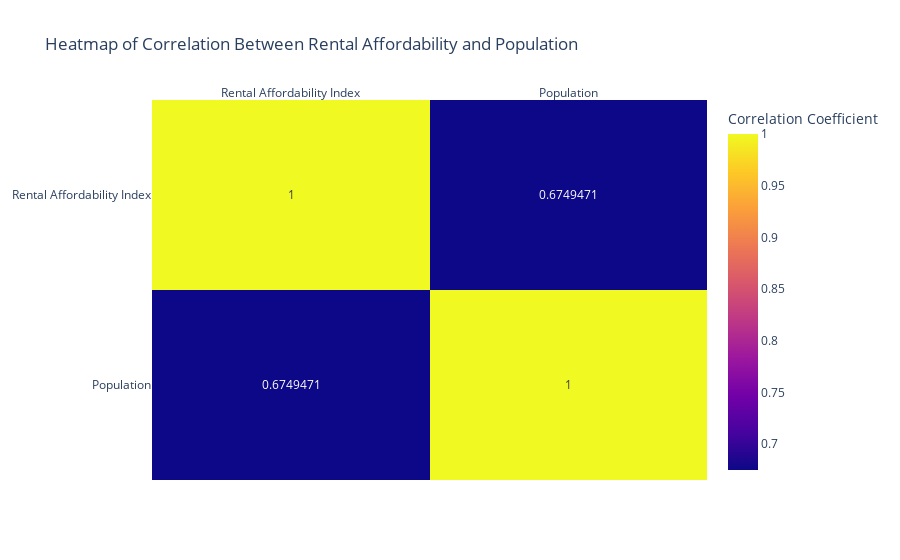
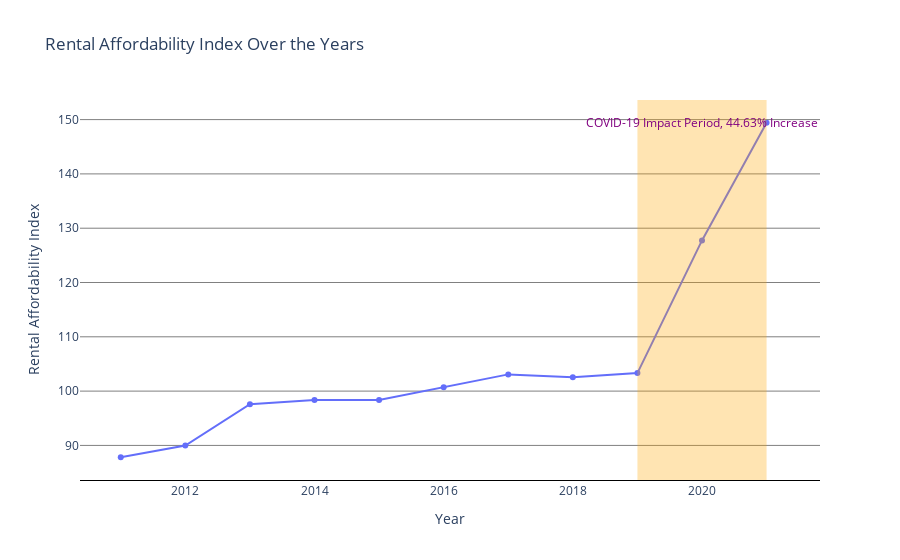

Notebook cell for these charts, in order:
### Code cell
# Calculate Correlation Matrix
corr_matrix = analysis_df[['rental_affordability_index', 'population']].corr()

# Heatmap Visualization of Correlation
fig1 = px.imshow(corr_matrix, text_auto=True, aspect="auto", labels=dict(color="Correlation Coefficient"),
                 x=['Rental Affordability Index', 'Population'],
                 y=['Rental Affordability Index', 'Population'],
                 title='Heatmap of Correlation Between Rental Affordability and Population')
fig1.update_xaxes(side="top")

# Trend Visualization of Rental Affordability Index Over the Years
fig2 = px.line(analysis_df, x='year', y='rental_affordability_index', markers=True, title='Rental Affordability Index Over the Years', labels={'rental_affordability_index': 'Rental Affordability Index', 'year': 'Year'})
fig2.update_layout(plot_bgcolor='white', xaxis=dict(showline=True, showgrid=False, linecolor='black'), yaxis=dict(showgrid=True, gridcolor='grey'))

# Calculate Percentage Increase Due to COVID-19
index_2019 = analysis_df.loc[analysis_df['year'] == 2019, 'rental_affordability_index'].values[0]
index_2021 = analysis_df.loc[analysis_df['year'] == 2021, 'rental_affordability_index'].values[0]
percentage_increase = ((index_2021 - index_2019) / index_2019) * 100

# Adding COVID-19 Impact Period and Percentage Increase Annotation
fig2.add_vrect(x0="2019", x1="2021", fillcolor="orange", opacity=0.3, line_width=0)
fig2.add_annotation(x=2020, y=index_2021, text=f"COVID-19 Impact Period, {percentage_increase:.2f}% Increase", showarrow=False, font=dict(color="purple"))

# Display plots
fig1.show()
fig2.show()

### Figure 1 — Plotly figure (JSON) as saved in the notebook; plotly's stock layout.template omitted (floating-point values rounded to 4 significant figures)
{"data": [{"coloraxis": "coloraxis", "hovertemplate": "x: %{x}<br>y: %{y}<br>Correlation Coefficient: %{z}<extra></extra>", "name": "0", "texttemplate": "%{z}", "type": "heatmap", "x": ["Rental Affordability Index", "Population"], "xaxis": "x", "y": ["Rental Affordability Index", "Population"], "yaxis": "y", "z": [[1, 0.6749], [0.6749, 1]]}], "layout": {"autosize": true, "coloraxis": {"colorbar": {"title": {"text": "Correlation Coefficient"}}, "colorscale": [[0, "#0d0887"], [0.1111, "#46039f"], [0.2222, "#7201a8"], [0.3333, "#9c179e"], [0.4444, "#bd3786"], [0.5556, "#d8576b"], [0.6667, "#ed7953"], [0.7778, "#fb9f3a"], [0.8889, "#fdca26"], [1, "#f0f921"]]}, "title": {"text": "Heatmap of Correlation Between Rental Affordability and Population"}, "xaxis": {"anchor": "y", "autorange": true, "domain": [0, 1], "range": [-0.5, 1.5], "side": "top", "type": "category"}, "yaxis": {"anchor": "x", "autorange": true, "domain": [0, 1], "range": [1.5, -0.5], "type": "category"}}}

### Figure 2 — Plotly figure (JSON) as saved in the notebook; plotly's stock layout.template omitted (floating-point values rounded to 4 significant figures)
{"data": [{"hovertemplate": "Year=%{x}<br>Rental Affordability Index=%{y}<extra></extra>", "legendgroup": "", "line": {"color": "#636efa", "dash": "solid"}, "marker": {"symbol": "circle"}, "mode": "lines+markers", "name": "", "orientation": "v", "showlegend": false, "type": "scatter", "x": [2011, 2012, 2013, 2014, 2015, 2016, 2017, 2018, 2019, 2020, 2021], "xaxis": "x", "y": [87.82, 89.98, 97.58, 98.38, 98.37, 100.7, 103.1, 102.5, 103.3, 127.8, 149.4], "yaxis": "y"}], "layout": {"annotations": [{"font": {"color": "purple"}, "showarrow": false, "text": "COVID-19 Impact Period, 44.63% Increase", "x": 2020, "y": 149.4}], "autosize": true, "legend": {"tracegroupgap": 0}, "plot_bgcolor": "white", "shapes": [{"fillcolor": "orange", "line": {"width": 0}, "opacity": 0.3, "type": "rect", "x0": "2019", "x1": "2021", "xref": "x", "y0": 0, "y1": 1, "yref": "y domain"}], "title": {"text": "Rental Affordability Index Over the Years"}, "xaxis": {"anchor": "y", "autorange": true, "domain": [0, 1], "linecolor": "black", "range": [2010.0, 2023.0], "showgrid": false, "showline": true, "title": {"text": "Year"}, "type": "linear"}, "yaxis": {"anchor": "x", "autorange": true, "domain": [0, 1], "gridcolor": "grey", "range": [82.74, 154.5], "showgrid": true, "title": {"text": "Rental Affordability Index"}, "type": "linear"}}}
